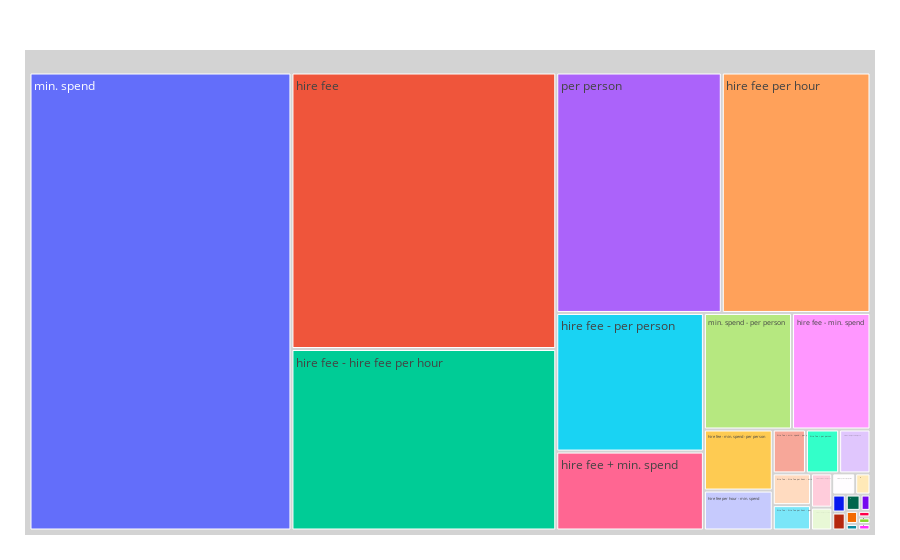

Write notebook code for a chart like this one.
### Code cell
import plotly.express as px
#df = px.data.tips()
fig = px.treemap(df, path=['index'], values='count')
fig.update_traces(root_color="lightgrey")
fig.update_layout(margin = dict(t=50, l=25, r=25, b=25))
fig.show()

### Figure 1 — Plotly figure (JSON) as saved in the notebook; plotly's stock layout.template omitted (floating-point values rounded to 4 significant figures)
{"data": [{"branchvalues": "total", "domain": {"x": [0, 1], "y": [0, 1]}, "hovertemplate": "labels=%{label}<br>count=%{value}<br>parent=%{parent}<br>id=%{id}<extra></extra>", "ids": ["hire fee", "hire fee + min. spend", "hire fee + min. spend - hire fee + per person", "hire fee + min. spend - hire fee per hour", "hire fee + min. spend - hire fee per hour - min. spend", "hire fee + min. spend - min. spend", "hire fee + min. spend - per person", "hire fee + per person", "hire fee - hire fee + min. spend", "hire fee - hire fee + min. spend - hire fee per hour", "hire fee - hire fee + min. spend - hire fee per hour - min. spend", "hire fee - hire fee + min. spend - hire fee per hour - per person", "hire fee - hire fee + min. spend - min. spend", "hire fee - hire fee + min. spend - per person", "hire fee - hire fee + per person", "hire fee - hire fee + per person - min. spend", "hire fee - hire fee per hour", "hire fee - hire fee per hour - min. spend", "hire fee - hire fee per hour - min. spend - per person", "hire fee - hire fee per hour - per person", "hire fee - min. spend", "hire fee - min. spend - per person", "hire fee - per person", "hire fee per hour", "hire fee per hour - min. spend", "hire fee per hour - per person", "min. spend", "min. spend - per person", "per person"], "labels": ["hire fee", "hire fee + min. spend", "hire fee + min. spend - hire fee + per person", "hire fee + min. spend - hire fee per hour", "hire fee + min. spend - hire fee per hour - min. spend", "hire fee + min. spend - min. spend", "hire fee + min. spend - per person", "hire fee + per person", "hire fee - hire fee + min. spend", "hire fee - hire fee + min. spend - hire fee per hour", "hire fee - hire fee + min. spend - hire fee per hour - min. spend", "hire fee - hire fee + min. spend - hire fee per hour - per person", "hire fee - hire fee + min. spend - min. spend", "hire fee - hire fee + min. spend - per person", "hire fee - hire fee + per person", "hire fee - hire fee + per person - min. spend", "hire fee - hire fee per hour", "hire fee - hire fee per hour - min. spend", "hire fee - hire fee per hour - min. spend - per person", "hire fee - hire fee per hour - per person", "hire fee - min. spend", "hire fee - min. spend - per person", "hire fee - per person", "hire fee per hour", "hire fee per hour - min. spend", "hire fee per hour - per person", "min. spend", "min. spend - per person", "per person"], "name": "", "parents": ["", "", "", "", "", "", "", "", "", "", "", "", "", "", "", "", "", "", "", "", "", "", "", "", "", "", "", "", ""], "root": {"color": "lightgrey"}, "type": "treemap", "values": [905, 144, 2, 3, 6, 17, 18, 18, 9, 3, 1, 1, 4, 2, 3, 1, 594, 15, 1, 12, 113, 52, 253, 442, 34, 6, 1483, 127, 492]}], "layout": {"autosize": true, "legend": {"tracegroupgap": 0}, "margin": {"b": 25, "l": 25, "r": 25, "t": 50}}}
